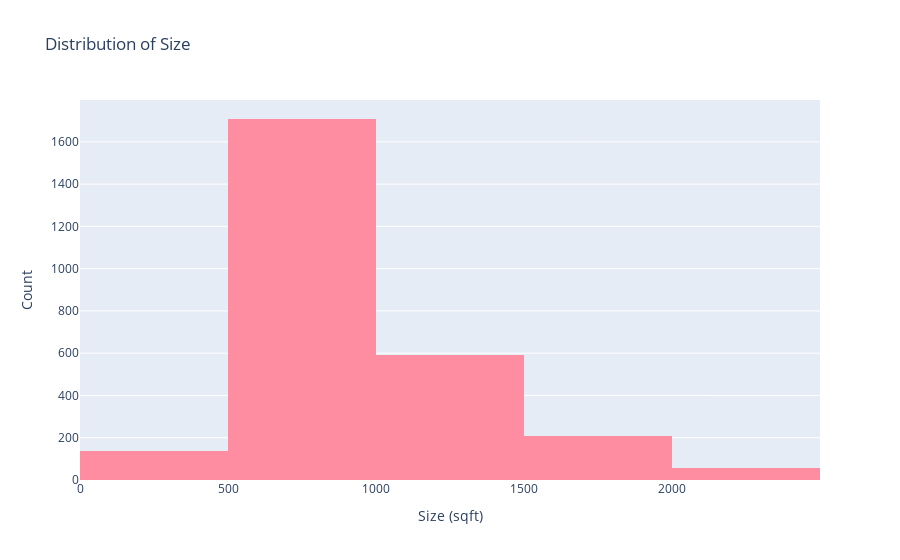

The cell this chart's notebook holds for it:
### Code cell
# Visualise the distribution of Size(sqf):
fig = px.histogram(df, x='Size(sqf)', nbins=10, title="Distribution of Size")
fig.update_layout(
    xaxis_title="Size (sqft)", 
    yaxis_title="Count"
)

fig.update_traces(marker_color='#FF8DA1')
fig.show()

### Figure 1 — Plotly figure (JSON) as saved in the notebook; plotly's stock layout.template omitted (floating-point values rounded to 4 significant figures; data arrays with more than 128 entries replaced by an {"elided": "..."} marker saying what was removed)
{"data": [{"alignmentgroup": "True", "bingroup": "x", "hovertemplate": "Size(sqf)=%{x}<br>count=%{y}<extra></extra>", "legendgroup": "", "marker": {"color": "#FF8DA1", "pattern": {"shape": ""}}, "name": "", "nbinsx": 10, "offsetgroup": "", "orientation": "v", "showlegend": false, "type": "histogram", "x": {"elided": "2701 int values"}, "xaxis": "x", "yaxis": "y"}], "layout": {"barmode": "relative", "legend": {"tracegroupgap": 0}, "title": {"text": "Distribution of Size"}, "xaxis": {"anchor": "y", "domain": [0, 1], "title": {"text": "Size (sqft)"}}, "yaxis": {"anchor": "x", "domain": [0, 1], "title": {"text": "Count"}}}}
